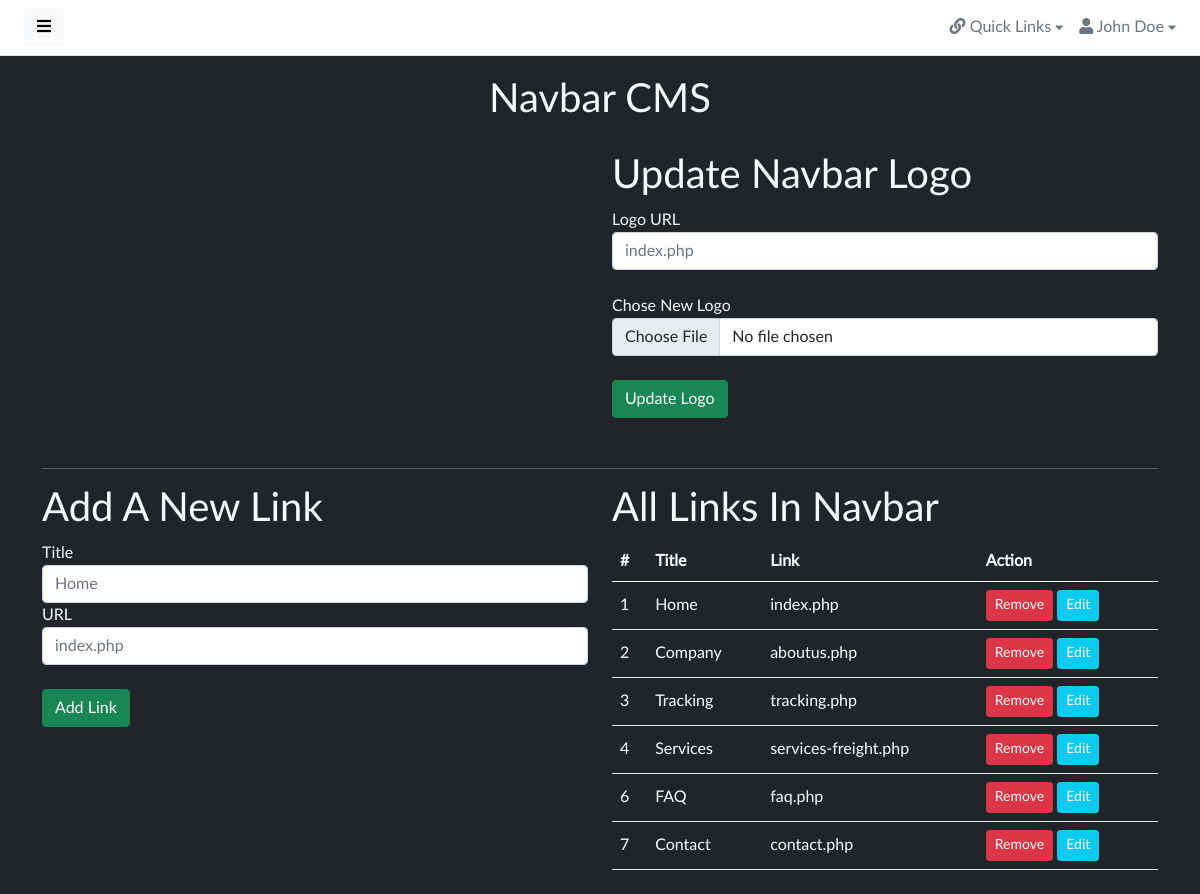
The app's page /admin/index.php with its own data.
### tables this page shows
CREATE TABLE `navbarlinks` (
  `id` int(11) NOT NULL,
  `title` varchar(255) DEFAULT NULL,
  `url` varchar(255) NOT NULL
);

### admin/index.php (the view, shortened to what this page needs)
<?php
include "../db/db.php";
        ?>
<!doctype html>
<html lang="en">
<head>
    <link href="assets/vendor/fontawesome/css/fontawesome.min.css" rel="stylesheet">
    <link href="assets/vendor/fontawesome/css/solid.min.css" rel="stylesheet">
    <link href="assets/vendor/fontawesome/css/brands.min.css" rel="stylesheet">
    <link href="assets/vendor/bootstrap/css/bootstrap.min.css" rel="stylesheet">
    <link href="assets/css/master.css" rel="stylesheet">
    <link href="assets/vendor/flagiconcss/css/flag-icon.min.css" rel="stylesheet">
</head>
<body class="bg-dark text-light">
    <div class="wrapper">
        <div id="body" class="active">
            <nav class="navbar navbar-expand-lg navbar-white bg-white">
                <button type="button" id="sidebarCollapse" class="btn btn-light">
                    <i class="fas fa-bars"></i><span></span>
                </button>
                <div class="collapse navbar-collapse" id="navbarSupportedContent">
                    <ul class="nav navbar-nav ms-auto">
                        <li class="nav-item dropdown">
                            <div class="nav-dropdown">
                                <a href="#" id="nav1" class="nav-item nav-link dropdown-toggle text-secondary" data-bs-toggle="dropdown" aria-expanded="false">
                                    <i class="fas fa-link"></i> <span>Quick Links</span> <i style="font-size: .8em;" class="fas fa-caret-down"></i>
                                </a>
                            </div>
                        </li>
                        <li class="nav-item dropdown">
                            <div class="nav-dropdown">
                                <a href="#" id="nav2" class="nav-item nav-link dropdown-toggle text-secondary" data-bs-toggle="dropdown" aria-expanded="false">
                                    <i class="fas fa-user"></i> <span>John Doe</span> <i style="font-size: .8em;" class="fas fa-caret-down"></i>
                                </a>
                            </div>
                        </li>
                    </ul>
                </div>
            </nav>
            <h1 style="text-align: center; margin-top:20px">Navbar CMS</h1>
            <div class="content" style="margin-top: 20px;">
                <div class="container">
                    <div class="row" style="margin-bottom: 50px;">
                        <div class="col-md-6">
                        </div>
                        <div class="col-md-6">
                            <h1>Update Navbar Logo</h1>
                            <form action="backend/updateNavbarLogo.php" method="POST" enctype="multipart/form-data">
                                <label for="">Logo URL</label>
                                <input type="text" name="url" placeholder="index.php" class="form-control" name="url">
                                <br>
                                <label for="">Chose New Logo</label>
                                <input type="file" name="file" value="" class="form-control">
                                <br>
                                <input type="submit" name="submit" value="Update Logo" class="btn btn-success">
                            </form>
                        </div>
                    </div>
                    <hr>
                    <div class="row">
                        <div class="col-md-6">
                            <h1>Add A New Link</h1>
                            <form action="#" method="POST">
                            <div class="form-group">
                                <label for="">Title</label>
                                <input type="text" class="form-control" placeholder="Home" name="title">
                            </div>
                            <div class="form-group">
                                <label for="">URL</label>
                                <input type="text" class="form-control" placeholder="index.php" name="url">
                            </div>
                            <br>
                            <input type="submit" name="submit" value="Add Link" class="btn btn-success">
                            </form>
                        </div>
                        <div class="col-md-6">
                            <h1>All Links In Navbar</h1>
                            <table class="table">
                                <thead>
                                    <tr>
                                        <th style="color: white;">#</th>
                                        <th style="color: white;">Title</th>
                                        <th style="color: white;">Link</th>
                                        <th style="color: white;">Action</th>
                                    </tr>
                                </thead>
                                <tbody>
                                    <?php
                                    $sql = "SELECT * FROM `navbarlinks`";
                                    $res = mysqli_query($con, $sql);
                                    if(mysqli_num_rows($res) > 0){
                                        while($row = mysqli_fetch_array($res)){
                                            ?>
<tr>
                                        <td style="color: white;"><?php echo $row['id'];?></td>
                                        <td style="color: white;"><?php echo $row['title'];?></td>
                                        <td style="color: white;"><?php echo $row['url'];?></td>
                                        <td style="color: white;">
                                           <a href="backend/deleteNavbarLink.php?id=<?php echo $row['id'];?>" class="btn btn-danger btn-sm" onclick="return confirm('Are you sure to delete this link?')">Remove</a>
                                           <a href="backend/editNavbarLink.php?id=<?php echo $row['id'];?>" class="btn btn-info btn-sm" style="color: white;">Edit</a>
                                        </td>
                                    </tr>
                                            <?php
                                        }
                                    }
                                    ?>
                                </tbody>
                            </table>
                        </div>
                    </div>
                </div>
            </div>
        </div>
    </div>
</body>
</html>

### admin/assets/css/master.css (style rules this page uses)
body, h1, .h1, h2, .h2, h3, .h3, h4, .h4, h5, .h5, h6, .h6, p, a, td { -moz-osx-font-smoothing: grayscale; -webkit-font-smoothing: antialiased; }
body { width: 100%; height: 100%; background: #f4f6fa; font-family: "Lato", "Helvetica Neue", Arial, Helvetica, sans-serif; font-size: 1rem; color: #444; }
.wrapper { display: flex; width: 100%; align-items: stretch; overflow-x: hidden }
#body { width: 100%; padding: 0; min-height: 100vh; transition: all 0.3s; }
#body>.navbar { padding: 0 1.5rem; min-height: 54px; box-shadow: none; border-bottom: 1px solid rgba(101, 109, 119, .16); }
#body>.content { position: relative; padding: .5rem; }
a, a:hover, a:focus { color: inherit; text-decoration: none; transition: all 0.3s; }
.table td, .table th { vertical-align: middle; }
@media (min-width: 200px) { .navbar-expand-lg .navbar-collapse { display: -ms-flexbox !important; display: flex !important; -ms-flex-preferred-size: auto; flex-basis: auto; } }
@media (min-width: 200px) { .navbar-expand-lg .navbar-nav { -ms-flex-direction: row; flex-direction: row; } }

### admin/assets/components/navbar/navbar-dropdowns.css (style rules this page uses)
.nav-dropdown .nav-link { color: #B2EBF2; line-height: 1.42857; padding: 1rem 0 1rem 1rem !important; }
.nav-dropdown .nav-link::after { display: none; }

### records on screen
navbarlinks: id "1", title "Home", url "index.php"
navbarlinks: id "2", title "Company", url "aboutus.php"
navbarlinks: id "3", title "Tracking", url "tracking.php"
navbarlinks: id "4", title "Services", url "services-freight.php"
navbarlinks: id "6", title "FAQ", url "faq.php"
navbarlinks: id "7", title "Contact", url "contact.php"
